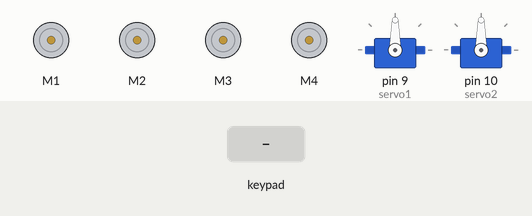
The sketch below on a simulated Arduino Uno, built with avr-gcc and run on an emulated ATmega328P. Parts: 4 × DC motor (green arrow = forward, orange = backward, longer = faster), 2 × servo. Inputs (shaded band) come from the test bench. What the sketch prints to the serial monitor is not drawn.

Above: at 1.2 s.
1.3 s: key 'U' pressed
At 1.9 s:
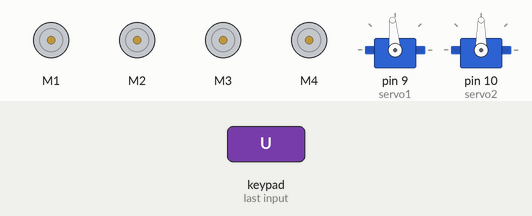
2.8 s: key 'U' pressed
At 3.7 s:
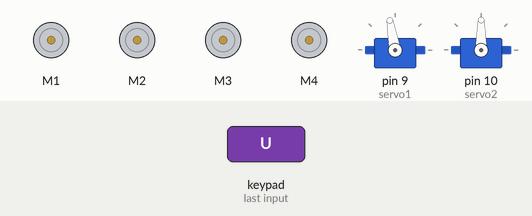
4.3 s: key 'D' pressed
At 4.8 s:
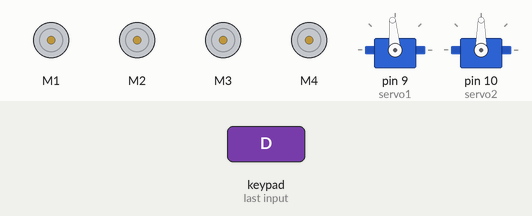
Timing chart, 0 to 7.3 s (numbered marks = the images above; inputs shaded):
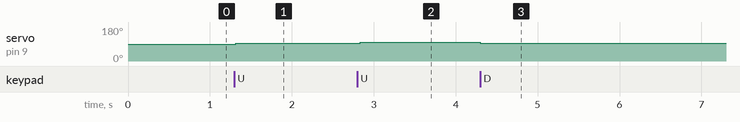

Measured:
- after the input at 1.3 s, servo on pin 9 (servo1): 90° → 95° at once
- after the input at 2.8 s, servo on pin 9 (servo1): 95° → 100° at once
- after the input at 4.3 s, servo on pin 9 (servo1): 100° → 95° at once

The sketch:

ps2_motor_servo.ino
```cpp
#include <PS2X_lib.h>
#include <AFMotor.h>
#include <Servo.h>

// DC motors
AF_DCMotor motor1(1);
AF_DCMotor motor2(2);
AF_DCMotor motor3(3);
AF_DCMotor motor4(4);

// Servo motors
Servo servo1; // pin 9
Servo servo2; // pin 10
int pos1 = 90;
int pos2 = 90;

// PS2 controller pins
#define PS2_DAT A0
#define PS2_CMD A1
#define PS2_SEL A2
#define PS2_CLK A3

PS2X ps2x;

int speedDefault = 200;
int speedFast = 255;
int speedSlow = 150;

void setup() {
  Serial.begin(9600);

  int error = ps2x.config_gamepad(PS2_CLK, PS2_CMD, PS2_SEL, PS2_DAT, false, false);
  if (error == 0) Serial.println("PS2 connected");
  else Serial.println("PS2 not found");

  motor1.setSpeed(speedDefault);
  motor2.setSpeed(speedDefault);
  motor3.setSpeed(speedDefault);
  motor4.setSpeed(speedDefault);

  servo1.attach(9);
  servo2.attach(10);
  servo1.write(pos1);
  servo2.write(pos2);
}

void loop() {
  ps2x.read_gamepad();

  int speed = speedDefault;
  if (ps2x.Button(PSB_L1)) speed = speedFast;
  if (ps2x.Button(PSB_L2)) speed = speedSlow;

  motor1.setSpeed(speed);
  motor2.setSpeed(speed);
  motor3.setSpeed(speed);
  motor4.setSpeed(speed);

  // Right joystick
  int lx = ps2x.Analog(PSS_RX);
  int ly = ps2x.Analog(PSS_RY);

  motor1.run(RELEASE);
  motor2.run(RELEASE);
  motor3.run(RELEASE);
  motor4.run(RELEASE);

  if (ly < 100) {
    motor1.run(FORWARD); motor2.run(FORWARD);
    motor3.run(FORWARD); motor4.run(FORWARD);
  } else if (ly > 150) {
    motor1.run(BACKWARD); motor2.run(BACKWARD);
    motor3.run(BACKWARD); motor4.run(BACKWARD);
  } else if (lx > 150) {
    motor1.run(FORWARD); motor2.run(BACKWARD);
    motor3.run(FORWARD); motor4.run(BACKWARD);
  } else if (lx < 100) {
    motor1.run(BACKWARD); motor2.run(FORWARD);
    motor3.run(BACKWARD); motor4.run(FORWARD);
  }

  // Servo control
  if (ps2x.ButtonPressed(PSB_PAD_UP)) {
    pos1 = constrain(pos1 + 5, 0, 180);
    servo1.write(pos1);
  }
  if (ps2x.ButtonPressed(PSB_PAD_DOWN)) {
    pos1 = constrain(pos1 - 5, 0, 180);
    servo1.write(pos1);
  }

  if (ps2x.ButtonPressed(PSB_PAD_LEFT)) {
    pos2 = constrain(pos2 + 5, 0, 180);
    servo2.write(pos2);
  }
  if (ps2x.ButtonPressed(PSB_PAD_RIGHT)) {
    pos2 = constrain(pos2 - 5, 0, 180);
    servo2.write(pos2);
  }

  delay(50);
}
```
